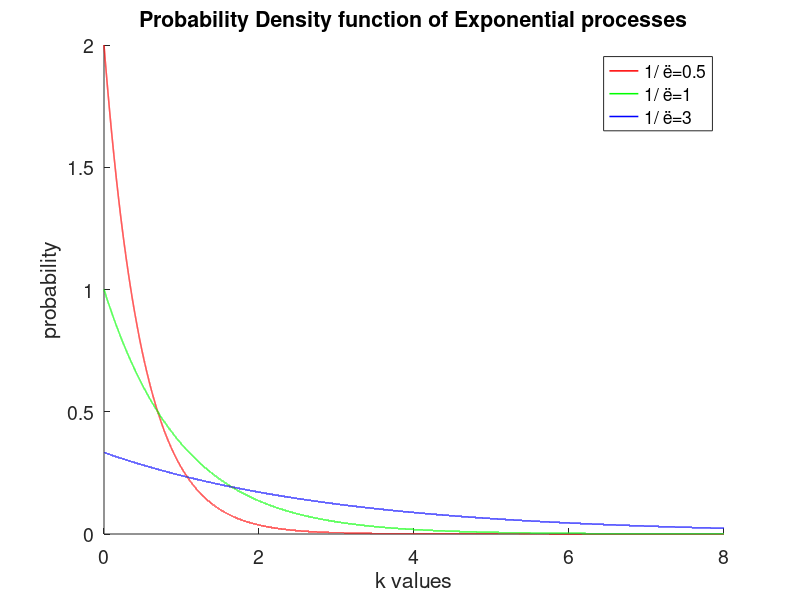
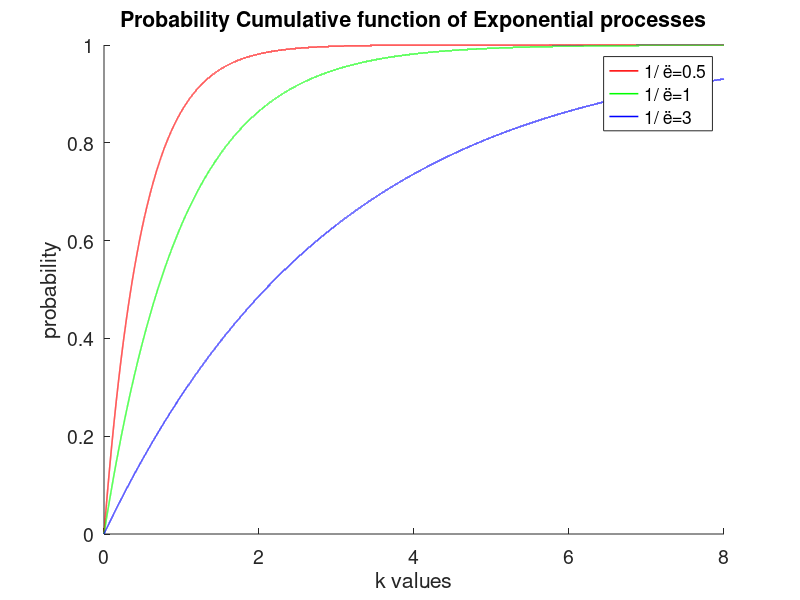

The MATLAB source for these figures, in order:

clc;

clc;
clear all;
close all;

pkg load statistics;
#Á Åñþôçìá
k=0:0.0001:8;
lamda=[0.5,1,3];

for i=1:columns(lamda)
  exp(i,:) = exppdf(k,lamda(i));
endfor

colors="rgb";
figure(1);
hold on;

for i=1:columns(lamda)
  plot(k,exp(i,:),colors(i),"linewidth",1.1);
endfor

hold off;
 
set(gca, 'FontSize', 14)
title("Probability Density function of Exponential processes");
xlabel("k values");
ylabel("probability");
legend("1/ ë=0.5","1/ ë=1","1/ ë=3");

#Â Åñþôçìá
k=0:0.0001:8;
lamda=[0.5,1,3];

for i=1:columns(lamda)
  exp(i,:) = expcdf(k,lamda(i));
endfor

colors="rgb";
figure(2);
hold on;

for i=1:columns(lamda)
  plot(k,exp(i,:),colors(i),"linewidth",1.1);
endfor

hold off;
 
set(gca, 'FontSize', 14)
title("Probability Cumulative function of Exponential processes");
xlabel("k values");
ylabel("probability");
legend("1/ ë=0.5","1/ ë=1","1/ ë=3");

#Ã Åñþôçìá
k=0:0.00001:8;
exp=expcdf(k,2.5);
pr1=1-exp(30000);
disp ("Probability 1 is:"),disp(pr1);
pr2=(1-exp(50000))./(1-exp(20000));
disp ("Probability 2 is:"), disp(pr2);
